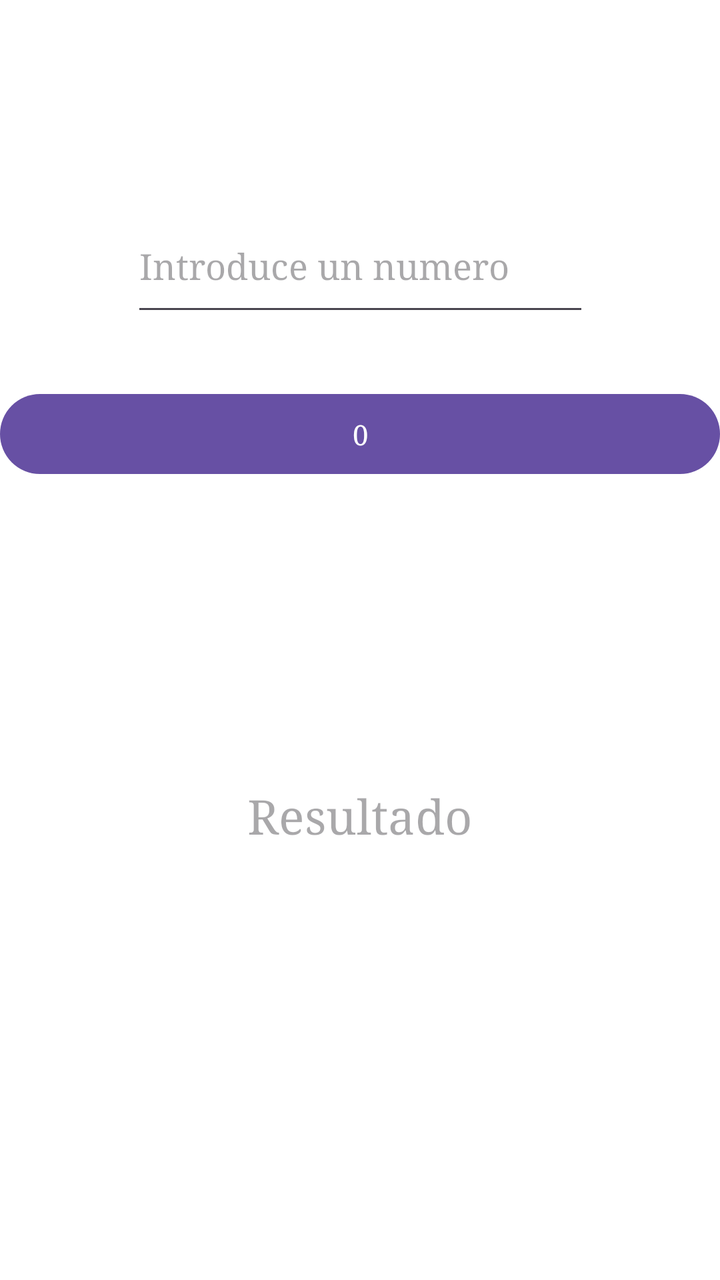
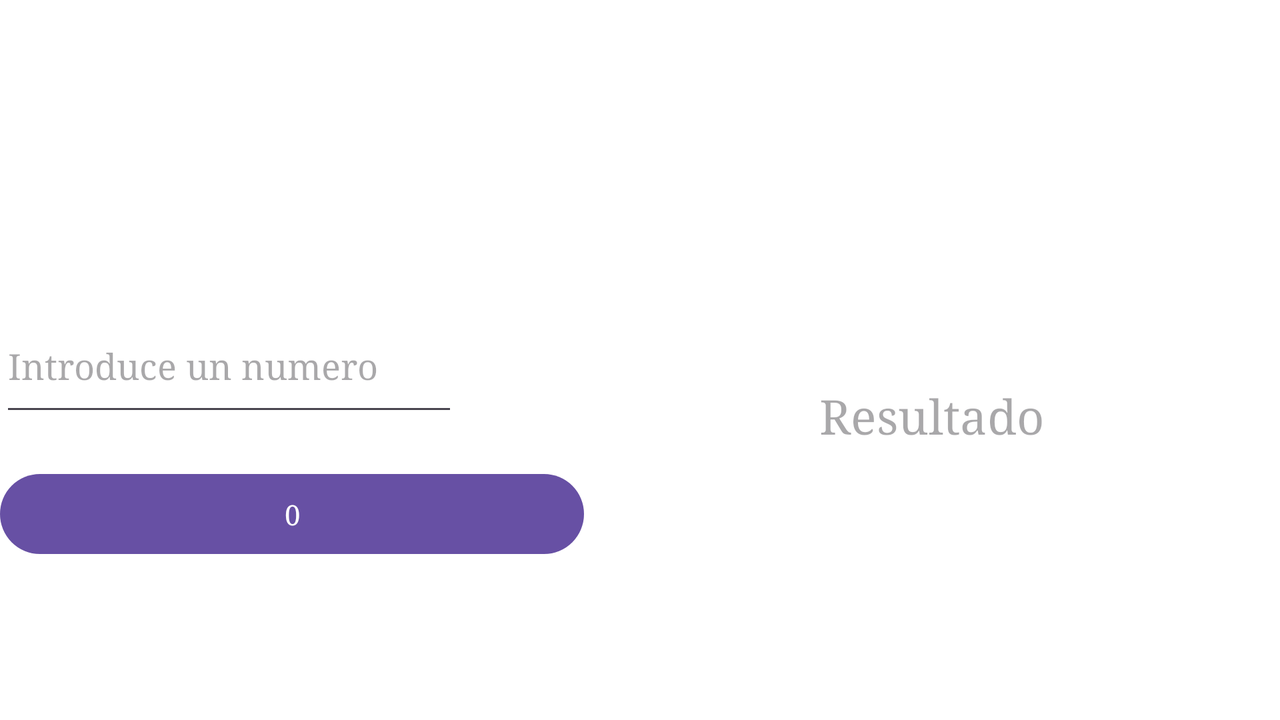

An Android layout and its configuration variant, each rendered on a device that would load it. The default file and the variant file are quoted in full after the pictures.
<!-- AndroidManifest.xml: application theme Theme.Tabs -->
<!-- res/layout/tab3.xml -->
<?xml version="1.0" encoding="utf-8"?>
<androidx.constraintlayout.widget.ConstraintLayout
    xmlns:android="http://schemas.android.com/apk/res/android"
    xmlns:tools="http://schemas.android.com/tools"
    xmlns:app="http://schemas.android.com/apk/res-auto"
    android:layout_width="match_parent"
    android:layout_height="match_parent"
    tools:context=".MainActivity"
    android:background="@android:color/white">

    <ImageView
        android:id="@+id/botonCalcular"
        android:layout_width="wrap_content"
        android:layout_height="wrap_content"
        android:background="@drawable/boton_pro"
        android:onClick="sePulsa"
        app:layout_constraintEnd_toEndOf="parent"
        app:layout_constraintStart_toStartOf="parent"
        app:layout_constraintTop_toBottomOf="@+id/boton" />

    <EditText
        android:id="@+id/entrada"
        android:layout_width="229dp"
        android:layout_height="63dp"
        android:layout_marginTop="100dp"
        android:ems="10"
        android:hint="Introduce un numero"
        android:inputType="numberDecimal"
        app:layout_constraintEnd_toEndOf="parent"
        app:layout_constraintStart_toStartOf="parent"
        app:layout_constraintTop_toTopOf="parent" />

    <Button
        android:id="@+id/boton"
        android:layout_width="0dp"
        android:layout_height="wrap_content"
        android:layout_marginTop="30dp"
        android:onClick="sePulsa"
        android:tag="0"
        android:text="0"
        app:layout_constraintEnd_toEndOf="parent"
        app:layout_constraintStart_toStartOf="parent"
        app:layout_constraintTop_toBottomOf="@+id/entrada" />

    <TextView
        android:id="@+id/salida"
        android:layout_width="wrap_content"
        android:layout_height="wrap_content"
        android:layout_marginTop="64dp"
        android:layout_marginBottom="130dp"
        android:hint="Resultado"
        android:textColor="#0000FF"
        android:textSize="24sp"
        app:layout_constraintBottom_toBottomOf="parent"
        app:layout_constraintEnd_toEndOf="parent"
        app:layout_constraintStart_toStartOf="parent"
        app:layout_constraintTop_toBottomOf="@+id/botonCalcular" />
    />

</androidx.constraintlayout.widget.ConstraintLayout>
<!-- resources referenced by this layout -->
<resources>
  <style name="Theme.Tabs" parent="Base.Theme.Tabs" />
  <style name="Base.Theme.Tabs" parent="Theme.Material3.DayNight.NoActionBar">
          
          <item name="android:typeface">serif</item>
          <item name="android:textColor">#0000FF</item>
          
      </style>
</resources>
<!-- res/layout-land/tab3.xml (the repository's variant of the layout above) -->
<!-- drawn on the phone turned sideways -->
<?xml version="1.0" encoding="utf-8"?>
<androidx.constraintlayout.widget.ConstraintLayout xmlns:android="http://schemas.android.com/apk/res/android"
    xmlns:app="http://schemas.android.com/apk/res-auto"
    xmlns:tools="http://schemas.android.com/tools"
    android:layout_width="match_parent"
    android:layout_height="match_parent"
    android:background="@android:color/white"
    tools:context=".MainActivity">

    <ImageView
        android:id="@+id/botonCalcular"
        android:layout_width="wrap_content"
        android:layout_height="wrap_content"
        android:layout_marginTop="40dp"
        android:background="@drawable/boton_pro"
        android:onClick="sePulsa"
        app:layout_constraintEnd_toEndOf="parent"
        app:layout_constraintStart_toEndOf="@+id/entrada"
        app:layout_constraintTop_toTopOf="parent" />

    <EditText
        android:id="@+id/entrada"
        android:layout_width="229dp"
        android:layout_height="63dp"
        android:layout_marginTop="150dp"
        android:ems="10"
        android:hint="Introduce un numero"
        android:inputType="numberDecimal"
        app:layout_constraintStart_toStartOf="parent"
        app:layout_constraintTop_toTopOf="parent" />

    <Button
        android:id="@+id/boton"
        android:layout_width="292dp"
        android:layout_height="0dp"
        android:layout_marginTop="20dp"
        android:onClick="sePulsa"
        android:tag="0"
        android:text="0"
        app:layout_constraintStart_toStartOf="parent"
        app:layout_constraintTop_toBottomOf="@+id/entrada" />

    <TextView
        android:id="@+id/salida"
        android:layout_width="wrap_content"
        android:layout_height="wrap_content"
        android:layout_marginTop="15dp"
        android:hint="Resultado"
        android:textColor="#0000FF"
        android:textSize="24sp"
        app:layout_constraintBottom_toBottomOf="parent"
        app:layout_constraintEnd_toEndOf="parent"
        app:layout_constraintStart_toEndOf="@+id/boton"
        app:layout_constraintTop_toBottomOf="@+id/botonCalcular" />
    />

</androidx.constraintlayout.widget.ConstraintLayout>
